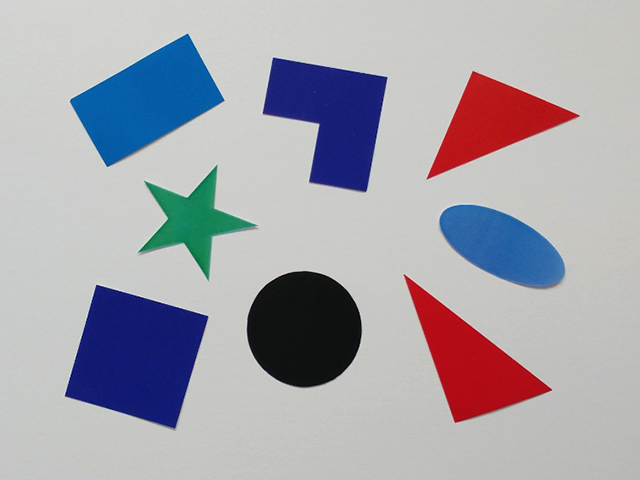
#> input picture Mini_Project/polygon/img/polygon.bmp, 640 x 480 px
$ python polygon.py
#> lines starting #> are read from the running program, lines starting #| are printed output that depends on the picture; after the words box and inside, x2 and y2 are one past the last pixel; in counts of white or black regions, pixels touching at a corner belong together
'''
과제: 다각형 앨범

각 도형을 추출해서 roi선별해서 리스트에 저장
도형리스트에는 사각형, 삼각형 등의 이미지 저장
for i in list:#도형 이미지 하나씩 추출
   추출한 도형과 매칭이 되는 위치를 찾아서
   거기에 본인 사진 이미지 합성
   결과 이미지 출력
'''

import sys
import numpy as np
import cv2

def preProcessing(img):
    imgGray = cv2.cvtColor(img, cv2.COLOR_BGR2GRAY)
    imgBlur = cv2.GaussianBlur(imgGray, (5, 5), 1)
    imgCanny = cv2.Canny(imgBlur, 70, 70)
    kernel = np.ones((5, 5))
    imgDial = cv2.dilate(imgCanny, kernel, iterations=1)
    return imgDial

def getContour(imgThres):
    contours, _ = cv2.findContours(imgThres, cv2.RETR_EXTERNAL, cv2.CHAIN_APPROX_SIMPLE)
#     print(contours)
    for pts in contours:
        area = cv2.contourArea(pts)  #  너무 작으면 무시
        if area > 50:
            approx = cv2.approxPolyDP(pts, cv2.arcLength(pts, True)*0.02, True) # 근사치 뽑음(꺾이는 부분의 좌표만 뽑음)
            poly_approx.append(len(approx))
            poly_pts.append(len(pts))
            (x, y, w, h) = cv2.boundingRect(pts)

            new_img = image[-40+y:y+h+40, -40+x:x+w+40]

            if y <40: # 직사각형 주위 rectangle이 이미지 밖에 넘어가서
                new_img = image[0:y+h+30, -30+x:x+w+30]

            poly_list.append(new_img)


def homography(src1, src2):
    if src1 is None or src2 is None:
        print('Image load failed!')
        sys.exit()

    # 특징점 알고리즘 객체 생성 (KAZE, AKAZE, ORB 등)
    feature = cv2.KAZE_create()
    # feature = cv2.AKAZE_create()
    # feature = cv2.ORB_create()

    # 특징점 검출 및 기술자 계산
    kp1, desc1 = feature.detectAndCompute(src1, None)
    kp2, desc2 = feature.detectAndCompute(src2, None)

    # 특징점 매칭
    # : L2 노름(L2 norm) 사용
    # cv2.NORM_HAMMING: 해밍 거리 사용
    # cv2.NORM_HAMMING2

    matcher = cv2.BFMatcher_create()
    # matcher = cv2.BFMatcher_create(cv2.NORM_HAMMING)
    matches = matcher.match(desc1, desc2)

    # 좋은 매칭 결과 선별
    matches = sorted(matches, key=lambda x: x.distance)
    good_matches = matches[:10]

    # [6 lines of commented-out code are left out]
    pts1 = np.array([kp1[m.queryIdx].pt for m in good_matches]).reshape(-1, 1, 2).astype(np.float32)
    pts2 = np.array([kp2[m.trainIdx].pt for m in good_matches]).reshape(-1, 1, 2).astype(np.float32)

    # 변환 행렬 생성
    H, _ = cv2.findHomography(pts1, pts2, cv2.RANSAC)
    # 호모그래피를 이용하여 기준 영상 영역 표시
    dst = cv2.drawMatches(src1, kp1, src2, kp2, good_matches, None,
                          flags=cv2.DrawMatchesFlags_NOT_DRAW_SINGLE_POINTS)
    (h, w) = src1.shape[:2]
    # src1이미지의 4꼭지점 좌표 계산
    corners1 = np.array([[0, 0], [0, h - 1], [w - 1, h - 1], [w - 1, 0]]).reshape(-1, 1, 2).astype(np.float32)

    # 위 네 점의 투영 좌표 계산
    corners2 = cv2.perspectiveTransform(corners1, H)

    # 변환 좌표 x축에 800 더해줌. 이미지 2개를 함께 보여주므로 src2 이미지의 x축은 src1의 가로 길이만큼 오른쪽으로 이동
    corners2 = (corners2 + np.float32([w, 0]))
    corners2 = corners2.reshape(-1, 2)
    # print(corners2)
    return corners2, dst

def processing(corners2, dst):
    x = int(corners2[0][0] + 30)
    y = int(corners2[0][1] + 30)
    w = int(corners2[2][0] - corners2[0][0] - 60)
    h = int(corners2[2][1] - corners2[0][1] - 60)

    cv2.rectangle(dst, (x,y,w,h), (0, 0, 255), 2)
    cv2.polylines(dst, [np.int32(corners2)], True, (0, 255, 0), 2, cv2.LINE_AA)

    setting = poly_list[idx].shape[1]
    src = cv2.resize(nature_list[idx], (w,h))

    poly = image[y:y+h, x-setting:x+w-setting]
    gray = cv2.cvtColor(poly, cv2.COLOR_BGR2GRAY)
    if num == 5:
        _, mask = cv2.threshold(gray, 80, 255, cv2.THRESH_BINARY)
    else:
        _, mask = cv2.threshold(gray, 0, 255, cv2.THRESH_BINARY | cv2.THRESH_OTSU)

    mask_inv = cv2.bitwise_not(mask) # 반전

    edge = cv2.bitwise_and(poly, poly, mask=mask)
    main = cv2.bitwise_and(src,src, mask = mask_inv)
    dst2 = cv2.add(edge,main)
    image[y:y+h, x-setting:x+w-setting] = dst2

    cv2.imshow('src', src)
    cv2.imshow('gray', gray)
    cv2.imshow('mask', mask)
    cv2.imshow('mask_inv', mask_inv)
    cv2.imshow('edge', edge)
    cv2.imshow('main', main)
    cv2.imshow('dst2', dst2)

    cv2.imshow('image', image)

    cv2.imshow('dst', dst)
    cv2.waitKey()
    cv2.destroyAllWindows()


if __name__ == '__main__':
    image = cv2.imread('img/polygon.bmp')
#> image is the input picture: shape (480, 640, 3); mean B, G, R 173.4, 165, 166.3

    poly_list = []
    poly_approx = []
    poly_pts = []
    imgThres = preProcessing(image)
#> in preProcessing, `imgCanny = cv2.Canny(imgBlur, 70, 70)`:
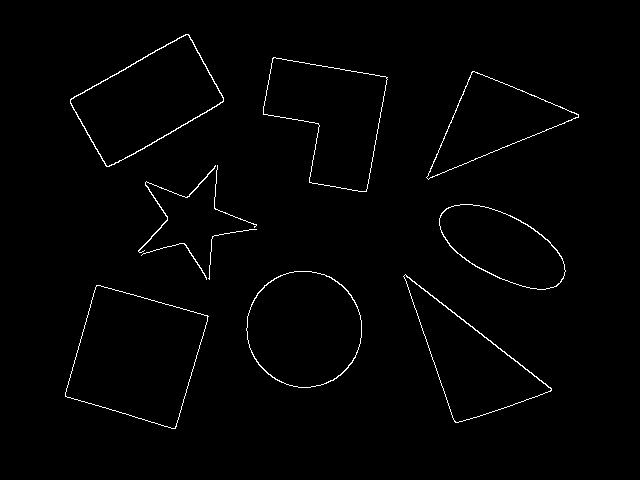
#> imgCanny: shape (480, 640); 1.2% white in thin lines or dots, all inside (x1, y1, x2, y2) = (65, 34, 579, 429)
#> in preProcessing, `imgDial = cv2.dilate(imgCanny, kernel, iterations=1)`: imgDial: shape (480, 640); 6.7% white; 8 white regions
    getContour(imgThres)
#> in getContour, `contours, _ = cv2.findContours(imgThres, cv2.RETR_EXTERNAL, cv2.CHAIN_..`: contours = 8 contours; box (x1, y1, x2, y2) and area: (63, 283, 211, 431) 14682, (68, 32, 226, 169) 11812, (244, 269, 364, 390) 11456, (261, 55, 390, 194) 11226, (401, 272, 554, 425) 9541, (424, 69, 581, 182) 8014, (437, 202, 568, 292) 7558, (136, 163, 259, 282) 5814
#> the loop in getContour, `for pts in contours:` made 8 passes
#> (area, approx, x, y, w, h) on passes 1, 2, 6, 8: (14682.5, [[94, 283], [63, 398], [177, 430], [210, 314]], 63, 283, 148, 148), (9541, [[401, 274], [453, 424], [553, 392]], 401, 272, 153, 153), (8014.5, [[424, 179], [580, 112], [470, 69]], 424, 69, 157, 113), (11812.5, [[190, 32], [68, 97], [104, 168], [225, 103]], 68, 32, 158, 137)
#> (area, x, y, w, h) on passes 3, 4, 5, 7: (11455.5, 244, 269, 120, 121), (7558, 437, 202, 131, 90), (5814, 136, 163, 123, 119), (11226.5, 261, 55, 129, 139)
#> pass 1, in getContour, `new_img = image[-40+y:y+h+40, -40+x:x+w+40]`:
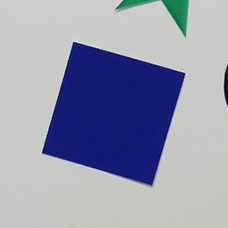
#> new_img: shape (228, 228, 3); mean B, G, R 174.2, 153.7, 149.5
#> after the loop in getContour, `for pts in contours:`: poly_approx = [4, 3, 8, 8, 10, 3, 6, 4]; poly_list = 8 items; poly_pts = [257, 236, 163, 164, 184, 294, 162, 312]

    nature_list = []
    for i in range(len(poly_list)):
        nature_list.append(cv2.imread(f'img/nature{i+1}.jpg'))
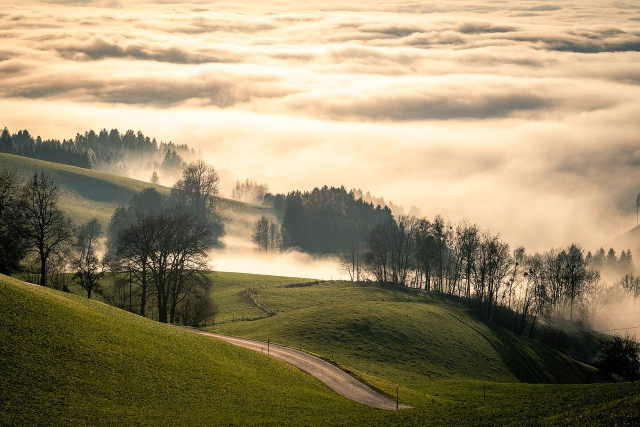
#> input picture Mini_Project/polygon/img/nature1.jpg, 1280 x 853 px (shown at 1/2 size)


    num = int(input('도형 번호 선택 1.정사각형 2.직사각형 3.ㄱ모양 4.이등변삼각형 5.직각삼각형 6.별 7.원 8.타원   '))
#> the answer given: 1
#> num = 1
    if num == 1:
        res_list = list(filter(lambda x: poly_approx[x] == 4, range(len(poly_approx))))
#> res_list = [0, 7]
        idx = poly_pts.index(min([poly_pts[res_list[0]],poly_pts[res_list[1]]]))
#> idx = 0
    elif num == 2:
        res_list = list(filter(lambda x: poly_approx[x] == 4, range(len(poly_approx))))
        idx = poly_pts.index(max([poly_pts[res_list[0]],poly_pts[res_list[1]]]))
    elif num == 3:
        idx = poly_approx.index(6)
    elif num == 4:
        res_list = list(filter(lambda x: poly_approx[x] == 3, range(len(poly_approx))))
        idx = poly_pts.index(max([poly_pts[res_list[0]],poly_pts[res_list[1]]]))
    elif num == 5:
        res_list = list(filter(lambda x: poly_approx[x] == 3, range(len(poly_approx))))
        idx = poly_pts.index(min([poly_pts[res_list[0]],poly_pts[res_list[1]]]))
    elif num == 6:
        idx = poly_approx.index(10)
    elif num == 7:
        res_list = list(filter(lambda x: poly_approx[x] == 8, range(len(poly_approx))))
        idx = poly_pts.index(min([poly_pts[res_list[0]],poly_pts[res_list[1]]]))
    elif num == 8:
        res_list = list(filter(lambda x: poly_approx[x] == 8, range(len(poly_approx))))
        idx = poly_pts.index(max([poly_pts[res_list[0]],poly_pts[res_list[1]]]))

    src1 = poly_list[idx]
    src2 = image
    corners2,dst = homography(src1,src2)
    processing(corners2,dst)
#> in processing, `_, mask = cv2.threshold(gray, 0, 255, cv2.THRESH_BINARY | cv2.THRESH_O..`:
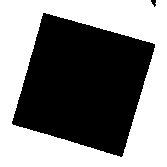
#> mask: shape (167, 167); 51.5% white; 2 black regions, box (x1, y1, x2, y2) and area: (12, 13, 155, 157) 13516, (151, 0, 156, 7) 23
#> in processing, `main = cv2.bitwise_and(src,src, mask = mask_inv)`:
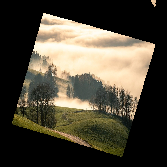
#> main: shape (167, 167, 3); mean of channels 0, 1, 2 57.8, 72.1, 78.5; drawn as B, G, R
#> in processing, `dst2 = cv2.add(edge,main)`:
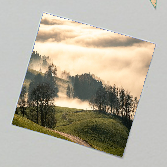
#> dst2: shape (167, 167, 3); mean B, G, R 159.6, 174.9, 180.6
#> in processing, `image[y:y+h, x-setting:x+w-setting] = dst2`:
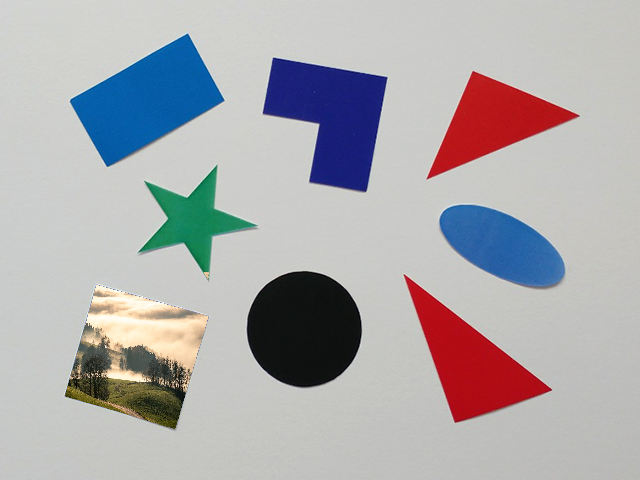
#> image: shape (480, 640, 3); mean B, G, R 173.6, 170.3, 172.6
